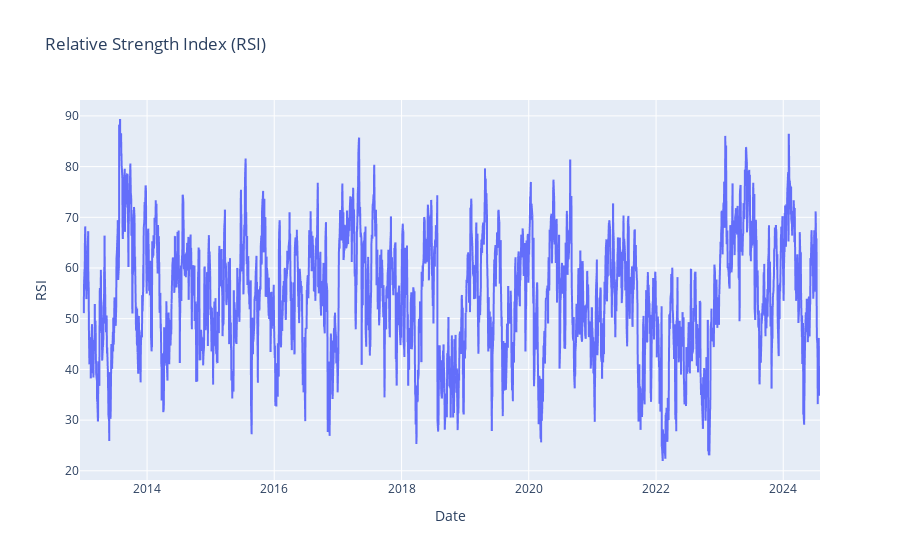

Notebook code cell kept with this figure:
### Code cell
fa.plot_rsi()

### Figure 1 — Plotly figure (JSON) as saved in the notebook; plotly's stock layout.template omitted (floating-point values rounded to 4 significant figures; data arrays with more than 128 entries replaced by an {"elided": "..."} marker saying what was removed)
{"data": [{"hovertemplate": "Date=%{x}<br>RSI=%{y}<extra></extra>", "legendgroup": "", "line": {"color": "#636efa", "dash": "solid"}, "marker": {"symbol": "circle"}, "mode": "lines", "name": "", "showlegend": false, "type": "scattergl", "x": {"elided": "2926 str values"}, "xaxis": "x", "y": {"elided": "2926 float values"}, "yaxis": "y"}], "layout": {"legend": {"tracegroupgap": 0}, "title": {"text": "Relative Strength Index (RSI)"}, "xaxis": {"anchor": "y", "domain": [0, 1], "title": {"text": "Date"}}, "yaxis": {"anchor": "x", "domain": [0, 1], "title": {"text": "RSI"}}}}
